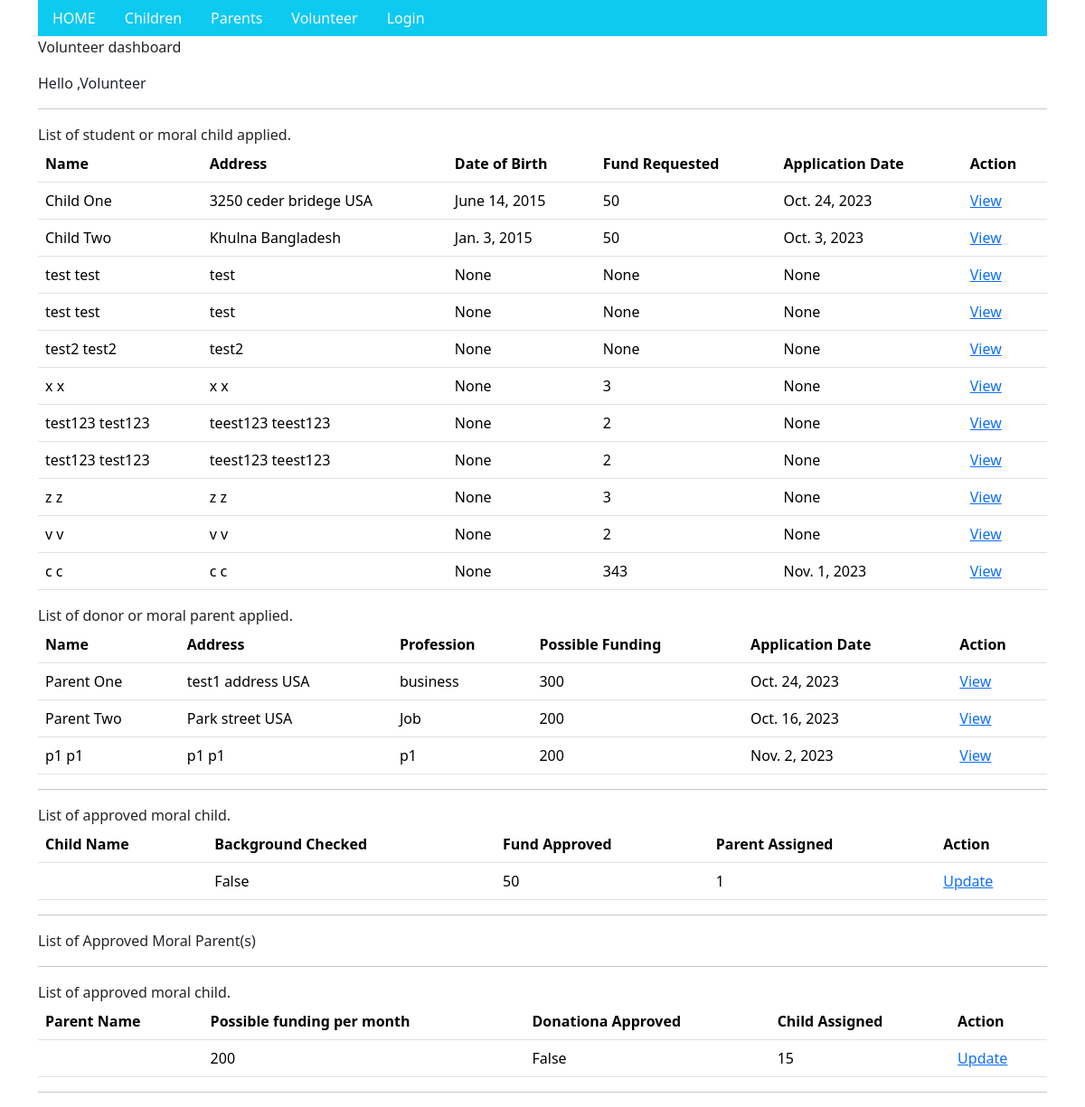
The page /volunteers/1 on the database as committed earlier.
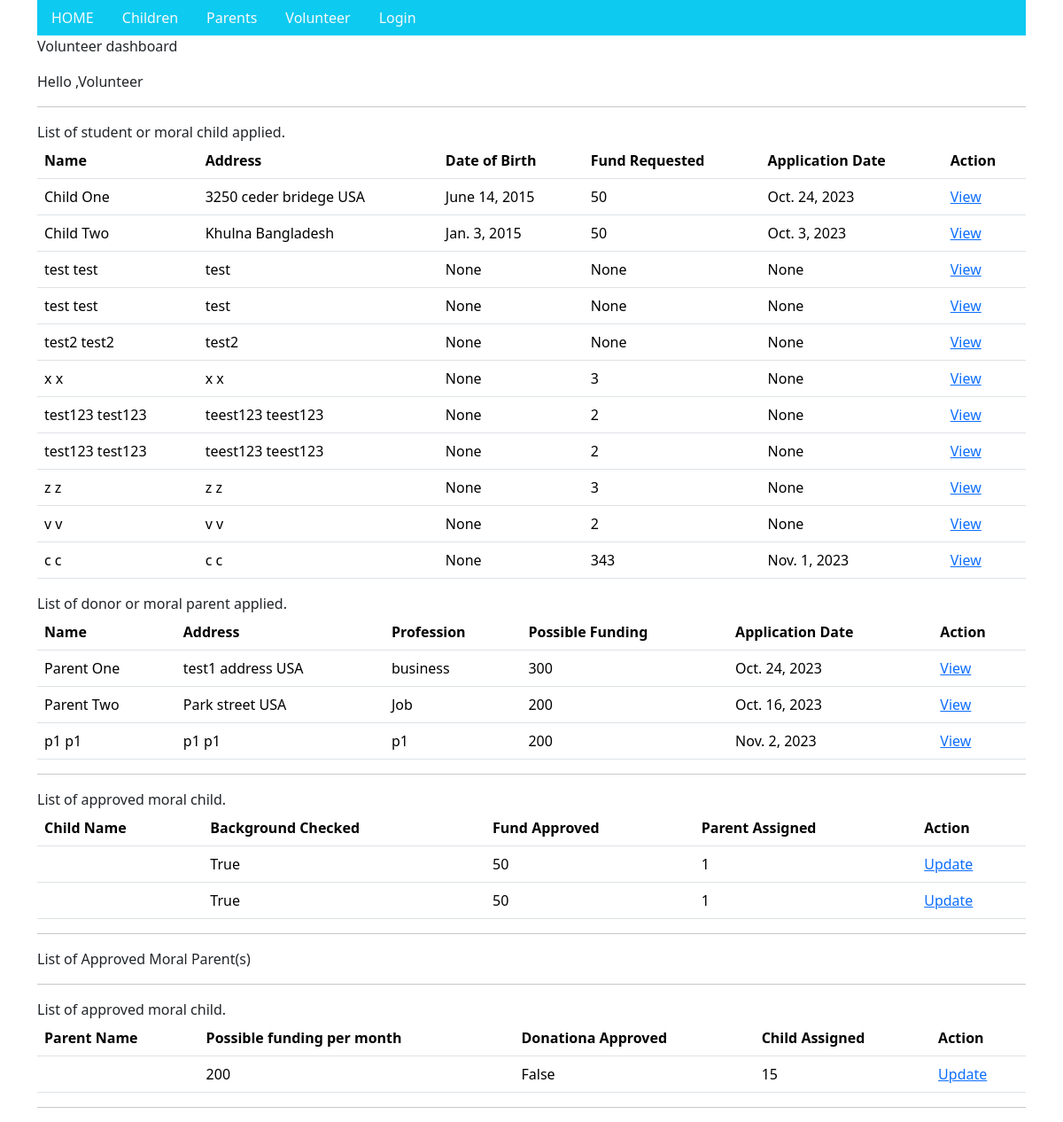
The same page on the database as committed later.
### child/models.py (models this page shows, shortened)
class Child(models.Model):
    firstname = models.CharField(max_length=255)
    lastname = models.CharField(max_length=255)
    address = models.CharField(max_length=255, blank=True)
    zip_code = models.CharField(max_length=20, blank=True)
    state = models.CharField(max_length=100, blank=True)
    country = models.CharField(max_length=100, blank=True)
    phone = models.CharField(max_length=50)
    email = models.CharField(max_length=60)
    date_of_birth = models.DateField(null=True, blank=True)
    photo = models.ImageField(null=True, blank=True, upload_to="documents/")
    school_name = models.CharField(max_length=200, blank=True)
    school_address = models.CharField(max_length=200, blank=True)
    school_zip = models.CharField(max_length=20, blank=True)
    desription = models.TextField(max_length=800, blank=True)
    fund_request_amount = models.IntegerField(null=True, blank=True)
    fund_request_months = models.IntegerField(null=True, blank=True)
    fund_approved_amount = models.IntegerField(null=True, blank=True)
    fund_approved_months = models.IntegerField(null=True, blank=True)
    background_cheking = models.BooleanField(default=False)
    background_check_comment = models.CharField(max_length=400, null=True, blank=True)
    application_date = models.DateField(null=True, blank=True, default=datetime.date.today)
    application_approval_date = models.DateField(null=True, blank=True)
    isRemoved = models.BooleanField(default=False)
    login_id = models.CharField(max_length=100, null=True, blank=True)
    supporting_document1 = models.ImageField(null=True, blank=True, upload_to="documents/")
    supporting_document2 = models.ImageField(null=True, blank=True, upload_to="documents/")

class ListofMoralChild(models.Model):
    fund_approved = models.IntegerField(null=True, blank=True)
    child_id = models.ForeignKey(Child, default=1, verbose_name="Child Name", on_delete=models.SET_DEFAULT)
    background_checked = models.BooleanField(null=True, default=False)
    approved = models.BooleanField(null=True, default=False)
    comments = models.TextField(max_length=400, null=True, blank=True )
    parent_id = models.CharField(max_length=100, null=True, blank=True)

### parent/models.py (models this page shows, shortened)
class Parent(models.Model):
    firstname = models.CharField(max_length=255)
    lastname = models.CharField(max_length=255)
    address = models.CharField(max_length=255, blank=True)
    zip_code = models.CharField(max_length=20, blank=True)
    state = models.CharField(max_length=100, blank=True)
    country = models.CharField(max_length=100, blank=True)
    profession = models.CharField(max_length=50, blank=True)
    photo = models.ImageField(null=True, blank=True, upload_to="documents/")
    phone = models.CharField(max_length=50)
    email = models.CharField(max_length=60)
    desription = models.TextField(max_length=400, blank=True)
    possible_funding = models.IntegerField(null=True, blank=True)
    background_cheking = models.BooleanField(default=False)
    background_check_comment = models.CharField(max_length=400, null=True, blank=True)
    application_date = models.DateField(null=True, blank=True, default=datetime.date.today)
    application_approval_date = models.DateField(null=True, blank=True)
    isRemoved = models.BooleanField(default=False)
    login_id = models.CharField(max_length=100, blank=True)
    supporting_document1 = models.ImageField(null=True, blank=True, upload_to="documents/")
    supporting_document2 = models.ImageField(null=True, blank=True, upload_to="documents/")

class ListofMoralParent(models.Model):
    possible_funding = models.IntegerField(null=True, blank=True)
    parent_id = models.ForeignKey(Parent, default=1, verbose_name="Parent Name", on_delete=models.SET_DEFAULT)
    background_checked = models.BooleanField(null=True, default=False)
    approved = models.BooleanField(null=True, default=False)
    comments = models.TextField(max_length=400, null=True, blank=True )
    child_id = models.CharField(max_length=100, null=True, blank=True)

### volunteer/views.py (the view)
# urls.py: path('volunteers/<int:id>', views.volunteers, name='Volunteers'),
def volunteers(request, id):
    login_id = 'volunteer1'
    volunteer = Volunteer.objects.get(id=id)
    all_children = Child.objects.all().values()
    all_parents = Parent.objects.all().values()
    all_children_approved = ListofMoralChild.objects.all().values()
    all_parents_approved = ListofMoralParent.objects.all().values()
    context = {
        'volunteer' : volunteer,
        'all_children' : all_children,
        'all_parents' : all_parents,
        'all_children_approved' : all_children_approved,
        'all_parents_approved' : all_parents_approved
    }
    return render(request,"dashboard_volunteer.html", context)

### volunteer/templates/dashboard_volunteer.html (shortened to what this page needs)
{% extends "base.html" %}
{% block content %}
<div class="container">
    <ul class="nav bg-info">
      <li class="nav-item">
        <a class="nav-link link-light" href="/">HOME</a>
      </li>
      <li class="nav-item">
        <a class="nav-link link-light" href="/children/1">Children</a>
      </li>
      <li class="nav-item">
        <a class="nav-link link-light" href="/parents/1">Parents</a>
      </li>
      <li class="nav-item">
        <a class="nav-link link-light" href="/volunteers/1">Volunteer</a>
      </li>
      <li class="nav-item">
        <a class="nav-link link-light" href="/children/login/">Login</a>
      </li>
    </ul>
    <p> Volunteer dashboard</p>
    <p> Hello ,{{volunteer.firstname}}</p>
    <hr>
    List of student or moral child applied.
    <table class="table">
      <thead>
        <tr>
          <th scope="col">Name</th>
          <th scope="col">Address</th>
          <th scope="col">Date of Birth</th>
          <th scope="col">Fund Requested</th>
          <th scope="col">Application Date</th>
          <th scope="col">Action</th>
        </tr>
      </thead>
      <tbody>
          {% for x in all_children %}
        <tr>
          <td>{{x.firstname}} {{x.lastname}}</td>
          <td>{{x.address}} {{x.country}}</td>
          <td>{{x.date_of_birth}}</td>
          <td>{{x.fund_request_amount}}</td>
          <td>{{x.application_date}}</td>
          <td> <a href="{% url 'child_detail' x.id %}"> View </a></td>
        </tr>
        {% endfor%}
      </tbody>
    </table>
    List of donor or moral parent applied.
    <table class="table">
      <thead>
        <tr>
          <th scope="col">Name</th>
          <th scope="col">Address</th>
          <th scope="col">Profession</th>
          <th scope="col">Possible Funding</th>
          <th scope="col">Application Date</th>
          <th scope="col">Action</th>
        </tr>
      </thead>
      <tbody>
          {% for x in all_parents %}
        <tr>
          <td>{{x.firstname}} {{x.lastname}}</td>
          <td>{{x.address}} {{x.country}}</td>
          <td>{{x.profession}}</td>
          <td>{{x.possible_funding}}</td>
          <td>{{x.application_date}}</td>
          <td> <a href="{% url 'parent_detail' x.id %}"> View </a></td>
        </tr>
        {% endfor%}
      </tbody>
    </table>
    <hr>
    List of approved moral child.
    <table class="table">
      <thead>
        <tr>
          <th scope="col">Child Name</th>
          <th scope="col">Background Checked</th>
          <th scope="col">Fund Approved</th>
          <th scope="col">Parent Assigned</th>
          <th scope="col">Action</th>
        </tr>
      </thead>
      <tbody>
          {% for x in all_children_approved %}
        <tr>
          <td>{{x.child_id}} </td>
          <td>{{x.background_checked}}</td>
          <td>{{x.fund_approved}}</td>
          <td>{{x.parent_id}}</td>
          <td> <a href="{% url 'parent_detail' x.id %}"> Update </a></td>
        </tr>
        {% endfor%}
      </tbody>
    </table>
    <hr>
    List of Approved Moral Parent(s)
    <hr>
    List of approved moral child.
    <table class="table">
      <thead>
        <tr>
          <th scope="col">Parent Name</th>
          <th scope="col">Possible funding per month</th>
          <th scope="col">Donationa Approved</th>
          <th scope="col">Child Assigned</th>
          <th scope="col">Action</th>
        </tr>
      </thead>
      <tbody>
          {% for x in all_parents_approved %}
        <tr>
          <td>{{x.parent_id}} </td>
          <td>{{x.possible_funding}}</td>
          <td>{{x.approved}}</td>
          <td>{{x.child_id}}</td>
          <td> <a href="{% url 'parent_detail' x.id %}"> Update </a></td>
        </tr>
        {% endfor%}
      </tbody>
    </table>
    <hr>
    {% endblock %}

Rows that differ between the two databases and show on the page:
changed ListofMoralChild (number 1 of 2 on the later page): background_checked "False" → "True"
added ListofMoralChild: background_checked "True", fund_approved "50", parent_id "1"
